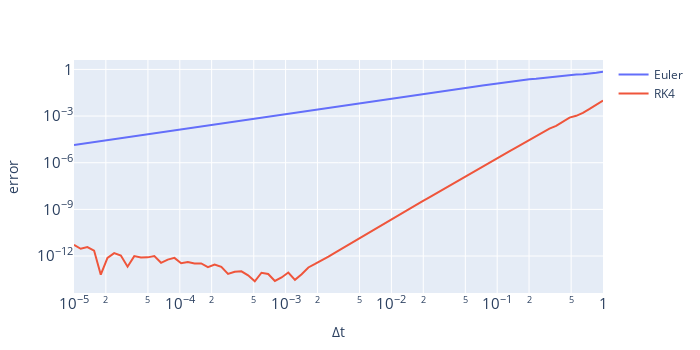

Write notebook code for a chart like this one.
### Code cell
t1 = scatter(x=deltat_max, y=euler_error, mode="lines", name="Euler")
t2 = scatter(x=deltat_max, y=rk4_error , mode="lines", name="RK4")
layout = Layout(
    xaxis_type="log",
    xaxis_exponentformat="power",
    xaxis_title="Δt",
    yaxis_type="log",
    yaxis_exponentformat="power",
    yaxis_title="error",
    width=700, height=350,
    )
data = [t1, t2]

plot(data, layout)
